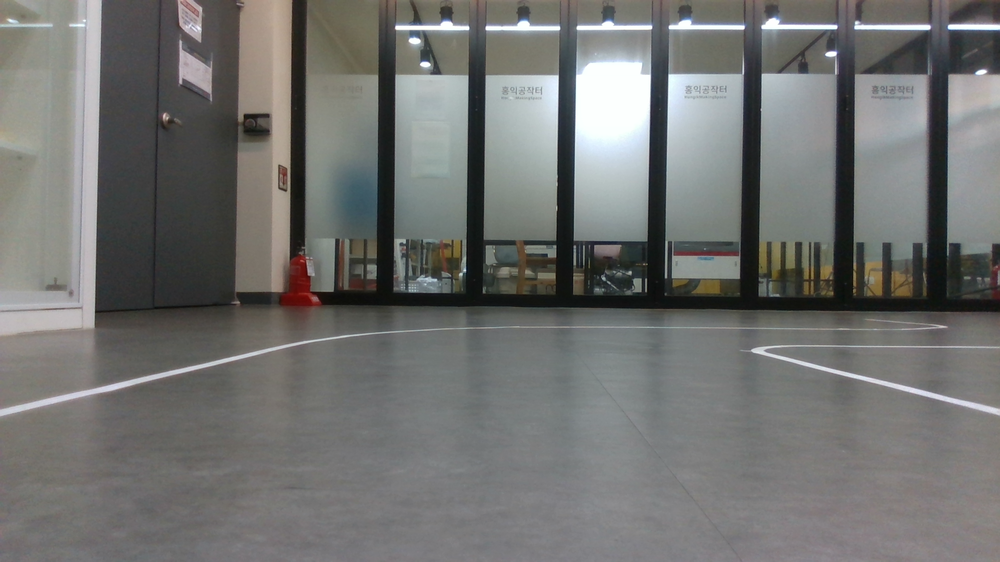
#> input picture opencv/line/line_images/img1.png, 1000 x 562 px, shrunk from 1920 x 1080 before the run, given in place of the camera
$ python line_detector_cam.py
#> lines starting #> are read from the running program, lines starting #| are printed output that depends on the picture; after the words box and inside, x2 and y2 are one past the last pixel; in counts of white or black regions, pixels touching at a corner belong together
import cv2
import numpy as np
import math

def pre_treatment_img(origin_img) :
    gray = cv2.cvtColor(origin_img, cv2.COLOR_BGR2GRAY)
    gray = cv2.GaussianBlur(gray, (0,0),1)

    Y, X = gray.shape

    ### color match
    ### hsv or histogram
    ###


    ###low light improvement
    Flatten_gray = np.array(gray).flatten()
    mean = np.mean(Flatten_gray)

    if mean >= 70 :
        gray = gray
    elif mean >= 50 :
        gray = np.clip(gray + 15., 0, 255).astype(np.uint8)
    elif mean >= 40 :
        gray = cv2.medianBlur(gray,3)
        gray = np.clip(gray + 35., 0, 255).astype(np.uint8)
    else :
        gray = cv2.medianBlur(gray,5)
        gray = np.clip(gray + 60., 0, 255).astype(np.uint8)

    ### end   ###
    ### slice ###
    sliced_img = gray.copy()

    sliced_img[:int(Y/2)+int(Y*0.1) ,:]= 0
    sliced_img[int(Y*0.9):,:] = 0
    sliced_img[:,:int(X*0.1)] = 0
    sliced_img[:,int(X*0.9):] = 0


    _, thresh = cv2. threshold(sliced_img, 90, 255, cv2.THRESH_BINARY)
    # athresh = cv2.adaptiveThreshold(gray, 255, cv2.ADAPTIVE_THRESH_MEAN_C, cv2.THRESH_BINARY, 11, 2)
    # result = np.hstack((gray,thresh, athresh))


    ### canny
    canny_img = cv2.Canny(sliced_img, 200, 360)

    ###hough
    lines = cv2.HoughLinesP(canny_img, 1, np.pi/180, 25, None, 40, 5)
    print(len(lines))
    for line in lines :
        x1, y1, x2, y2 = line[0]
        cv2.line(origin_img, (x1,y1), (x2,y2), (0,255,0), 1)


    result0 = np.hstack((gray, thresh, canny_img))
    result1 = origin_img


    return result0, result1


def main() :
    cap = cv2.VideoCapture(0)

    while True :
        ret, img = cap.read()
#> img is the input picture: shape (562, 1000, 3); mean B, G, R 112.5, 114.3, 113.6

        Y, X, _ = img.shape

        # print(img.shape) 480 640 3

        if not ret :
            print("fail")

        else :


            test0, test1 = pre_treatment_img(img)
#> in pre_treatment_img, `mean = np.mean(Flatten_gray)`: mean = 113.8
#> in pre_treatment_img, `sliced_img[:int(Y/2)+int(Y*0.1) ,:]= 0`:
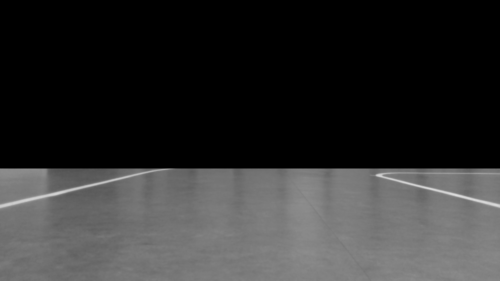
#> sliced_img: shape (562, 1000) (shown at 1/2 size); min 0, max 223, mean 48.1
#> in pre_treatment_img, `sliced_img[:,int(X*0.9):] = 0`:
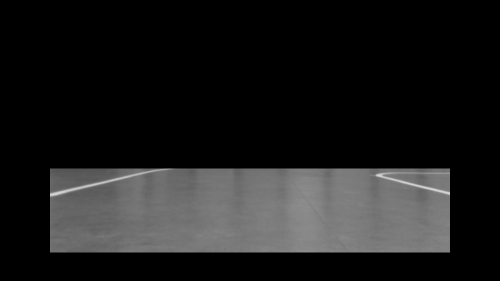
#> sliced_img: shape (562, 1000) (shown at 1/2 size); min 0, max 220, mean 28.2
#> in pre_treatment_img, `_, thresh = cv2. threshold(sliced_img, 90, 255, cv2.THRESH_BINARY)`:
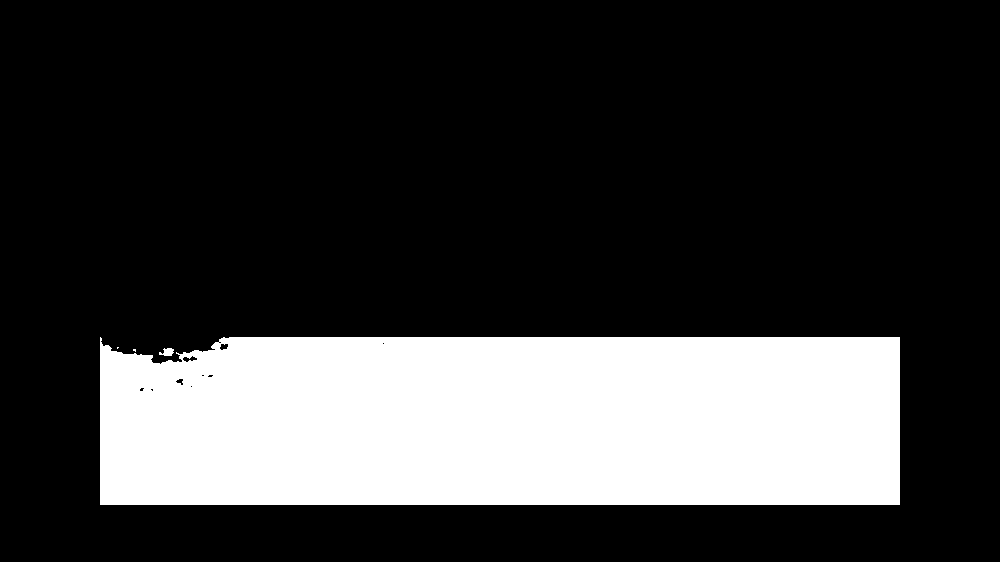
#> thresh: shape (562, 1000); 23.6% white; 4 white regions (2 under 20 px), largest, box (x1, y1, x2, y2) and area: (100, 337, 900, 505) 132308, (159, 348, 174, 356) 82
#> in pre_treatment_img, `canny_img = cv2.Canny(sliced_img, 200, 360)`:
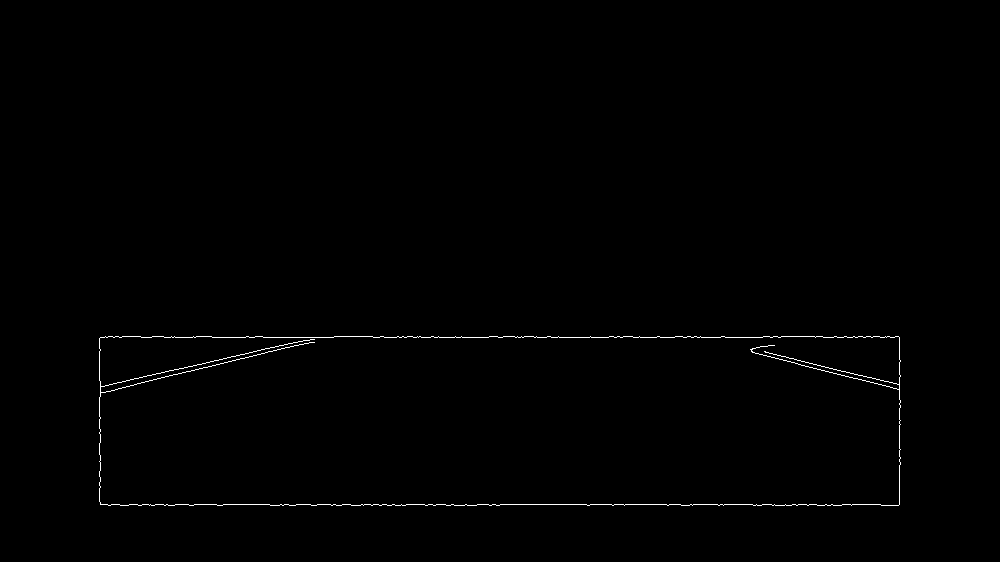
#> canny_img: shape (562, 1000); 0.48% white in thin lines or dots, all inside (x1, y1, x2, y2) = (99, 336, 901, 506)
#> in pre_treatment_img, `lines = cv2.HoughLinesP(canny_img, 1, np.pi/180, 25, None, 40, 5)`: lines = 21 rows, first 6: [223, 504, 269, 504], [534, 337, 622, 337], [853, 336, 898, 336], [477, 504, 680, 504], [752, 352, 899, 389], [100, 393, 299, 344]
#| 21
#> the loop in pre_treatment_img, `for line in lines :` made 21 passes
#> after the loop in pre_treatment_img, `for line in lines :`:
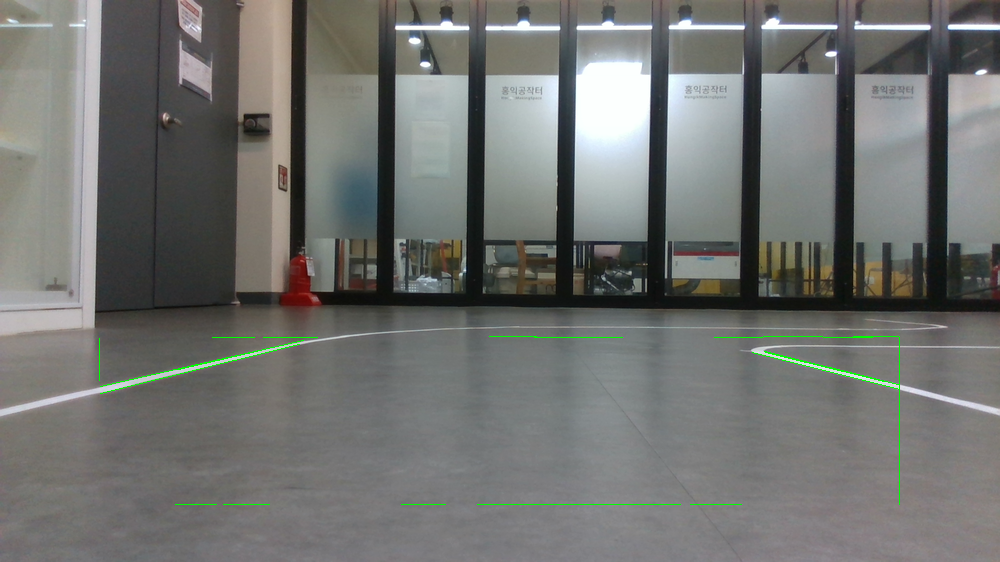
#> origin_img: shape (562, 1000, 3); 0.33% of pixels changed, all inside (x1, y1, x2, y2) = (99, 336, 900, 505)
#> in pre_treatment_img, `result0 = np.hstack((gray, thresh, canny_img))`:
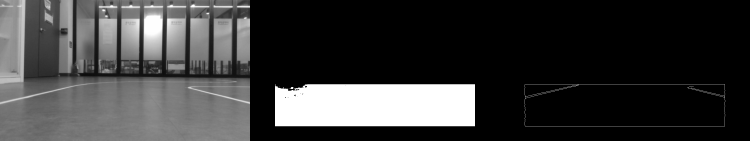
#> result0: shape (562, 3000) (shown at 1/4 size); min 0, max 255, mean 58.4
            cv2.rectangle(img, (int(X*0.1),int(Y/2 + Y*0.1)),(int(X*0.9),int(Y*0.9)),(255,0,0), 2)
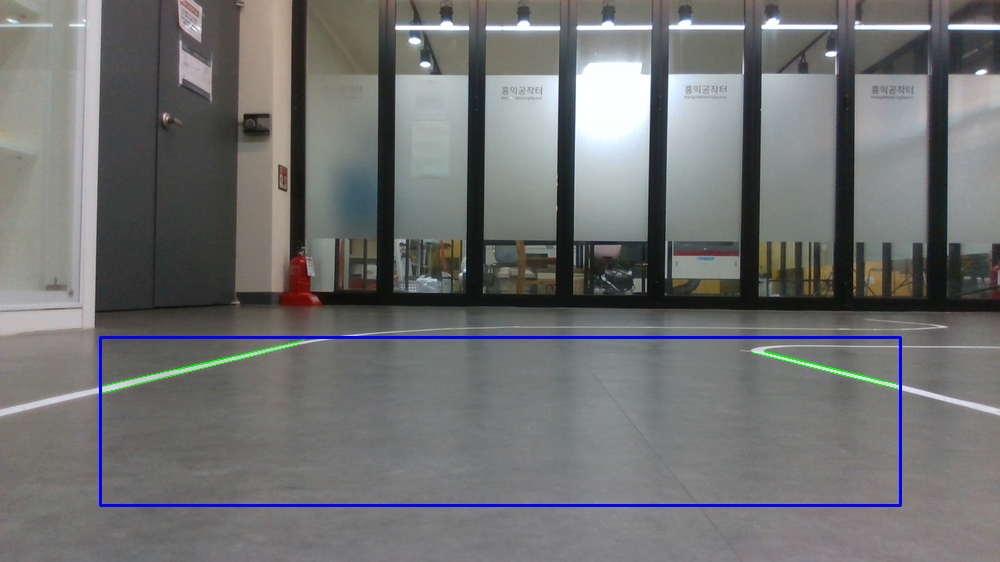
#> img: shape (562, 1000, 3); 1.03% of pixels changed, all inside (x1, y1, x2, y2) = (99, 336, 902, 507)


            cv2.imshow('Origin',img)
            cv2.imshow('Test0', test0)
            cv2.imshow('Test1', test1)

            key = cv2.waitKey(1)
#> (key q is pressed here)
            if key == ord('q') :
                break
    cv2.destroyAllWindows()
    cap.release()

if __name__ == "__main__" :
    main()

$ run again, on opencv/line/line_images/img10.png
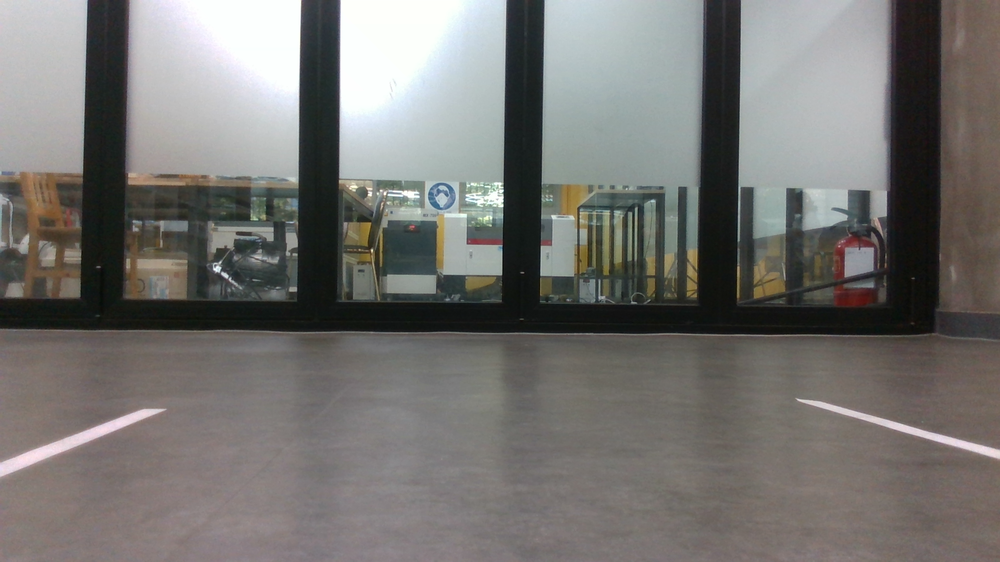
#> input picture opencv/line/line_images/img10.png, 1000 x 562 px, shrunk from 1920 x 1080 before the run, given in place of the camera
#> in main, img is the input picture: shape (562, 1000, 3); mean B, G, R 112.9, 115.6, 117.3
#> mean = 115.8
#> in pre_treatment_img, `_, thresh = cv2. threshold(sliced_img, 90, 255, cv2.THRESH_BINARY)`:
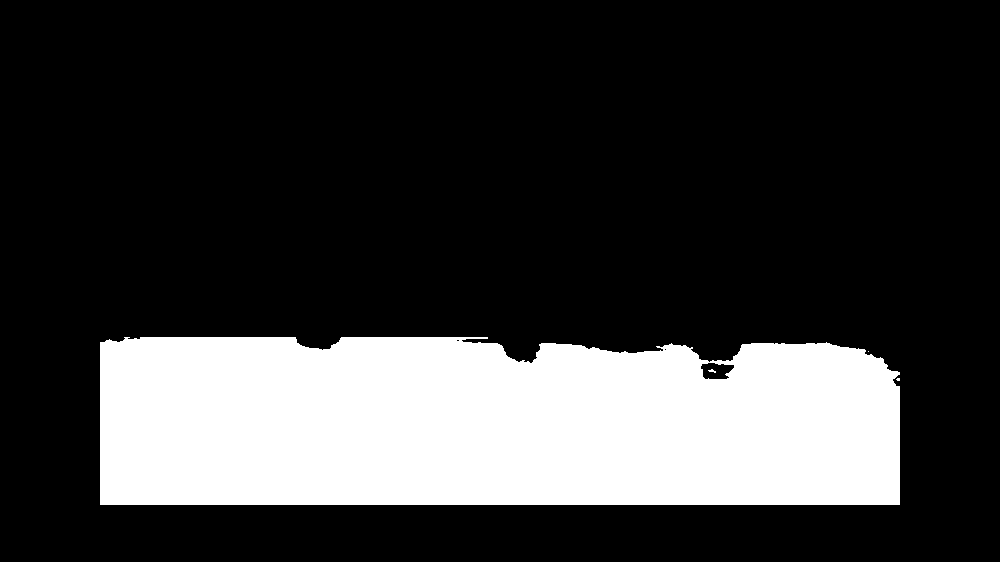
#> thresh: shape (562, 1000); 22.8% white; 4 white regions (3 under 20 px), largest, box (x1, y1, x2, y2) and area: (100, 337, 900, 505) 127968
#> canny_img: shape (562, 1000); 0.4% white in thin lines or dots, all inside (x1, y1, x2, y2) = (99, 336, 901, 506)
#> lines = 17 rows, first 6: [819, 504, 899, 504], [252, 337, 300, 337], [143, 336, 257, 336], [242, 504, 434, 504], [899, 503, 899, 337], [486, 337, 694, 337]
#| 17
#> the loop in pre_treatment_img, `for line in lines :` made 17 passes
#> in main, `cv2.rectangle(img, (int(X*0.1),int(Y/2 + Y*0.1)),(int(X*0.9),int(Y*0.9..`:
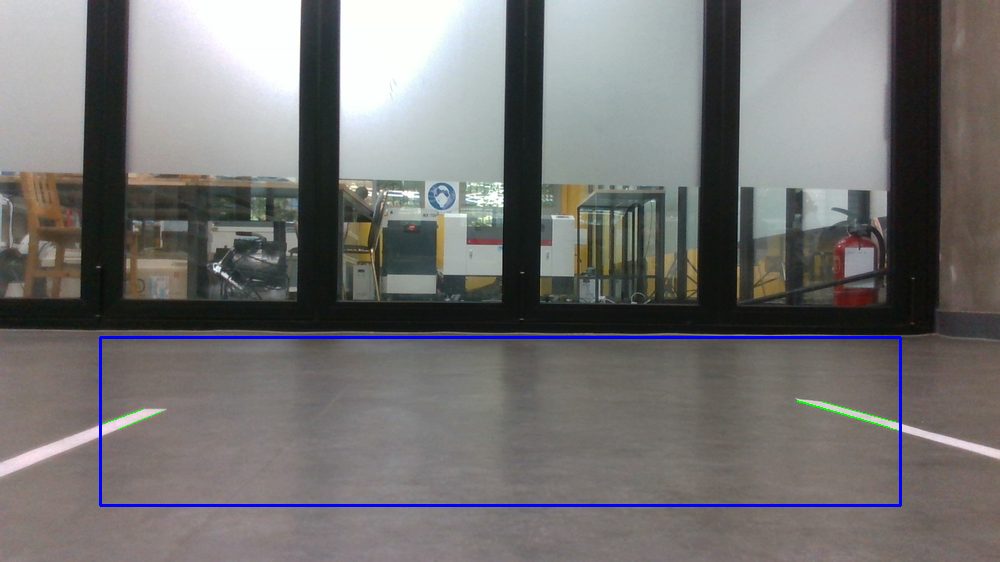
#> img: shape (562, 1000, 3); mean B, G, R 114.4, 114.6, 116

$ run again, on opencv/line/line_images/img11.png
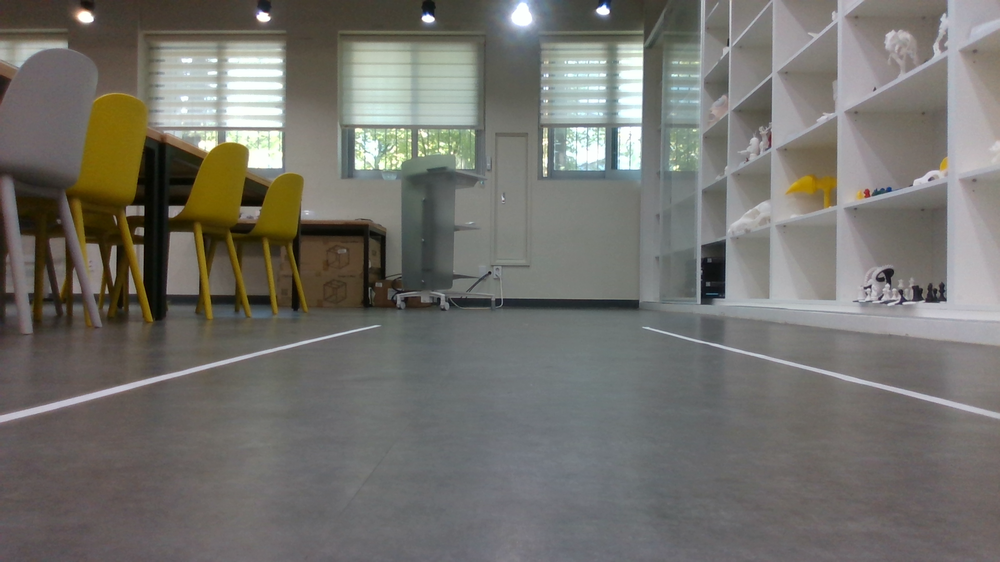
#> input picture opencv/line/line_images/img11.png, 1000 x 562 px, shrunk from 1920 x 1080 before the run, given in place of the camera
#> in main, img is the input picture: shape (562, 1000, 3); mean B, G, R 108.3, 113.7, 115.2
#> mean = 113.5
#> in pre_treatment_img, `_, thresh = cv2. threshold(sliced_img, 90, 255, cv2.THRESH_BINARY)`:
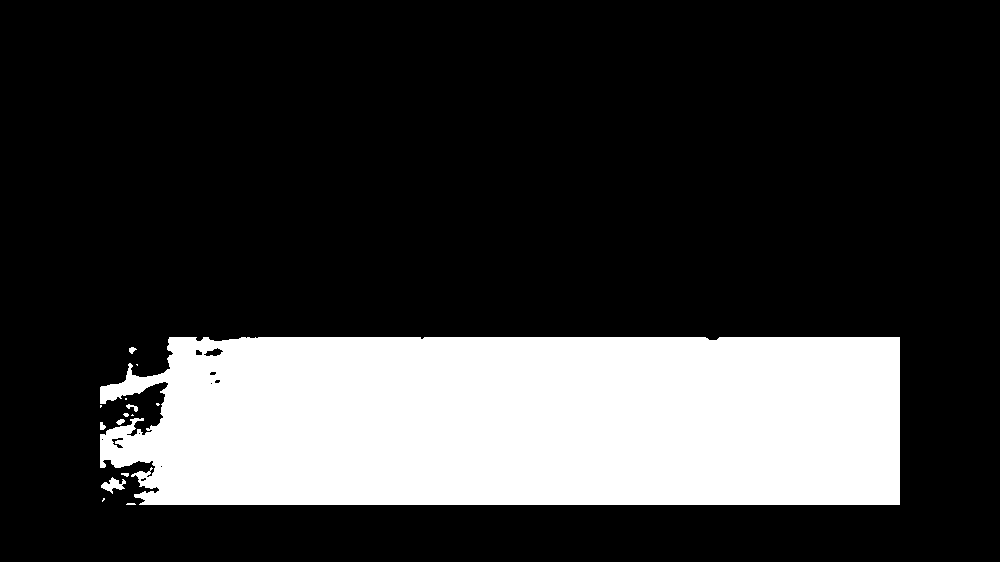
#> thresh: shape (562, 1000); 22.7% white; 15 white regions (8 under 20 px), largest, box (x1, y1, x2, y2) and area: (100, 337, 900, 505) 127347, (101, 477, 126, 494) 198, (126, 404, 138, 412) 44
#> canny_img: shape (562, 1000); 0.45% white in thin lines or dots, all inside (x1, y1, x2, y2) = (99, 336, 901, 506)
#> lines = 18 rows, first 6: [134, 504, 508, 504], [832, 337, 899, 337], [579, 336, 634, 336], [100, 397, 277, 350], [899, 504, 899, 338], [100, 390, 303, 340]
#| 18
#> the loop in pre_treatment_img, `for line in lines :` made 18 passes
#> in main, `cv2.rectangle(img, (int(X*0.1),int(Y/2 + Y*0.1)),(int(X*0.9),int(Y*0.9..`:
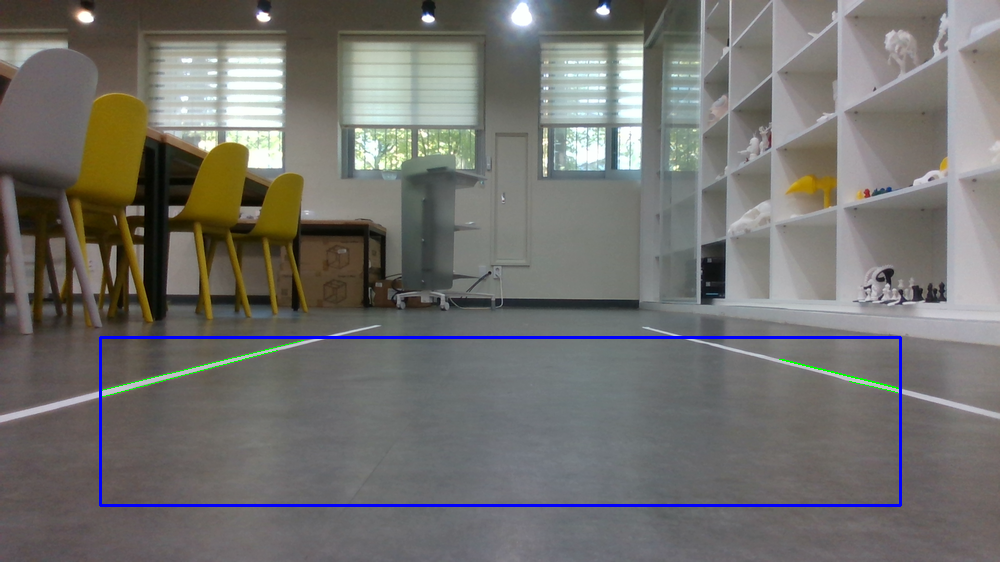
#> img: shape (562, 1000, 3); mean B, G, R 109.7, 112.7, 113.9
